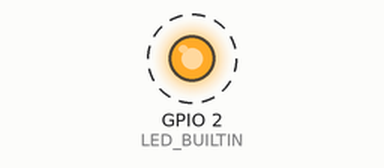
This program was run on a simulated ESP32. Shown: output pins drawn as LEDs (lit = HIGH). Dashed ring = blinking. What the program prints to the serial monitor is not drawn.

Above: at 0.2 s.
Timing chart, 0 to 3.0 s (numbered marks = the images above):
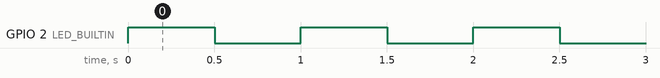

The program:

main.cpp
```cpp
#include <Arduino.h>
#include "blink_math.h"

#ifndef LED_BUILTIN
#define LED_BUILTIN 2
#endif

static uint8_t led_state = LOW;
static int blink_interval_ms = 500;

void setup() {
  Serial.begin(115200);
  pinMode(LED_BUILTIN, OUTPUT);

  blink_interval_ms = blink_math::clamp_interval(500);
  int sum = blink_math::add_numbers(2, 3);

  Serial.println("ESP32 DOIT DevKit v1 - Git & CI/CD Workshop");
  Serial.print("2 + 3 = ");
  Serial.println(sum);
  Serial.print("Blink interval (ms): ");
  Serial.println(blink_interval_ms);
}

void loop() {
  led_state = blink_math::next_led_state(led_state);
  digitalWrite(LED_BUILTIN, led_state);
  delay(blink_interval_ms);
}
```

Measured:
- by itself, GPIO 2 (LED_BUILTIN): alternates HIGH for 0.50 s and LOW for 0.50 s
